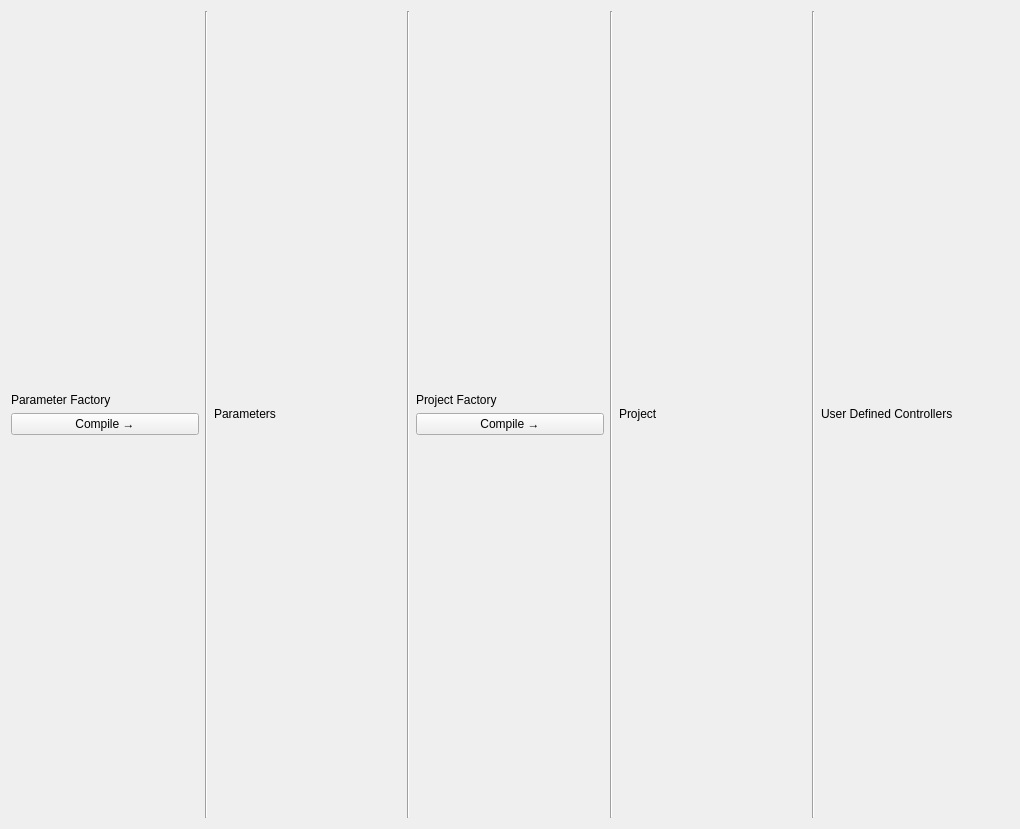
<?xml version="1.0" encoding="UTF-8"?>
<ui version="4.0">
 <class>Form</class>
 <widget class="QWidget" name="Form">
  <property name="geometry">
   <rect>
    <x>0</x>
    <y>0</y>
    <width>1020</width>
    <height>829</height>
   </rect>
  </property>
  <property name="windowTitle">
   <string>Form</string>
  </property>
  <layout class="QHBoxLayout" name="horizontalLayout">
   <item>
    <layout class="QVBoxLayout" name="verticalLayout_6">
     <item>
      <layout class="QVBoxLayout" name="verticalLayout">
       <item>
        <widget class="QLabel" name="label">
         <property name="sizePolicy">
          <sizepolicy hsizetype="Preferred" vsizetype="Fixed">
           <horstretch>0</horstretch>
           <verstretch>0</verstretch>
          </sizepolicy>
         </property>
         <property name="text">
          <string>Parameter Factory</string>
         </property>
        </widget>
       </item>
       <item>
        <widget class="QPushButton" name="parameter_compile_button">
         <property name="text">
          <string>Compile →</string>
         </property>
        </widget>
       </item>
       <item>
        <layout class="QVBoxLayout" name="layout_1"/>
       </item>
      </layout>
     </item>
    </layout>
   </item>
   <item>
    <widget class="Line" name="line">
     <property name="orientation">
      <enum>Qt::Vertical</enum>
     </property>
    </widget>
   </item>
   <item>
    <layout class="QVBoxLayout" name="verticalLayout_2">
     <item>
      <widget class="QLabel" name="label_2">
       <property name="sizePolicy">
        <sizepolicy hsizetype="Preferred" vsizetype="Fixed">
         <horstretch>0</horstretch>
         <verstretch>0</verstretch>
        </sizepolicy>
       </property>
       <property name="text">
        <string>Parameters</string>
       </property>
      </widget>
     </item>
     <item>
      <layout class="QVBoxLayout" name="layout_2"/>
     </item>
    </layout>
   </item>
   <item>
    <widget class="Line" name="line_2">
     <property name="orientation">
      <enum>Qt::Vertical</enum>
     </property>
    </widget>
   </item>
   <item>
    <layout class="QVBoxLayout" name="verticalLayout_7">
     <item>
      <layout class="QVBoxLayout" name="verticalLayout_3">
       <item>
        <widget class="QLabel" name="label_3">
         <property name="sizePolicy">
          <sizepolicy hsizetype="Preferred" vsizetype="Fixed">
           <horstretch>0</horstretch>
           <verstretch>0</verstretch>
          </sizepolicy>
         </property>
         <property name="text">
          <string>Project Factory</string>
         </property>
        </widget>
       </item>
       <item>
        <widget class="QPushButton" name="controller_compile_button">
         <property name="text">
          <string>Compile →</string>
         </property>
        </widget>
       </item>
       <item>
        <layout class="QVBoxLayout" name="layout_3"/>
       </item>
      </layout>
     </item>
    </layout>
   </item>
   <item>
    <widget class="Line" name="line_3">
     <property name="orientation">
      <enum>Qt::Vertical</enum>
     </property>
    </widget>
   </item>
   <item>
    <layout class="QVBoxLayout" name="verticalLayout_4">
     <item>
      <widget class="QLabel" name="label_4">
       <property name="sizePolicy">
        <sizepolicy hsizetype="Preferred" vsizetype="Fixed">
         <horstretch>0</horstretch>
         <verstretch>0</verstretch>
        </sizepolicy>
       </property>
       <property name="text">
        <string>Project</string>
       </property>
      </widget>
     </item>
     <item>
      <layout class="QVBoxLayout" name="layout_4"/>
     </item>
    </layout>
   </item>
   <item>
    <widget class="Line" name="line_4">
     <property name="orientation">
      <enum>Qt::Vertical</enum>
     </property>
    </widget>
   </item>
   <item>
    <layout class="QVBoxLayout" name="verticalLayout_5">
     <item>
      <widget class="QLabel" name="label_5">
       <property name="sizePolicy">
        <sizepolicy hsizetype="Preferred" vsizetype="Fixed">
         <horstretch>0</horstretch>
         <verstretch>0</verstretch>
        </sizepolicy>
       </property>
       <property name="text">
        <string>User Defined Controllers</string>
       </property>
      </widget>
     </item>
     <item>
      <layout class="QVBoxLayout" name="layout_5"/>
     </item>
    </layout>
   </item>
  </layout>
 </widget>
 <resources/>
 <connections/>
</ui>
